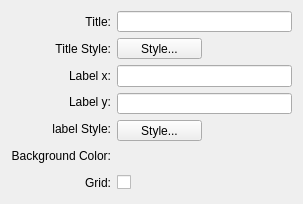
<?xml version="1.0" encoding="UTF-8"?>
<ui version="4.0">
 <class>chartStyleWidgetForm</class>
 <widget class="QWidget" name="chartStyleWidgetForm">
  <property name="geometry">
   <rect>
    <x>0</x>
    <y>0</y>
    <width>293</width>
    <height>204</height>
   </rect>
  </property>
  <property name="windowTitle">
   <string>Form</string>
  </property>
  <layout class="QGridLayout" name="gridLayout_5">
   <item row="0" column="0">
    <layout class="QHBoxLayout" name="horizontalLayout">
     <item>
      <layout class="QGridLayout" name="gridLayout_3">
       <item row="0" column="0">
        <widget class="QLabel" name="chartTitleLabel_2">
         <property name="text">
          <string>Title:</string>
         </property>
         <property name="alignment">
          <set>Qt::AlignRight|Qt::AlignTrailing|Qt::AlignVCenter</set>
         </property>
        </widget>
       </item>
       <item row="1" column="0">
        <widget class="QLabel" name="titleStyleLabel_3">
         <property name="text">
          <string>Title Style:</string>
         </property>
         <property name="alignment">
          <set>Qt::AlignRight|Qt::AlignTrailing|Qt::AlignVCenter</set>
         </property>
        </widget>
       </item>
       <item row="2" column="0">
        <widget class="QLabel" name="labelXLabel_2">
         <property name="text">
          <string>Label x:</string>
         </property>
         <property name="alignment">
          <set>Qt::AlignRight|Qt::AlignTrailing|Qt::AlignVCenter</set>
         </property>
        </widget>
       </item>
       <item row="3" column="0">
        <widget class="QLabel" name="labelYLabel_2">
         <property name="text">
          <string>Label y:</string>
         </property>
         <property name="alignment">
          <set>Qt::AlignRight|Qt::AlignTrailing|Qt::AlignVCenter</set>
         </property>
        </widget>
       </item>
       <item row="4" column="0">
        <widget class="QLabel" name="titleStyleLabel_4">
         <property name="text">
          <string>label Style:</string>
         </property>
         <property name="alignment">
          <set>Qt::AlignRight|Qt::AlignTrailing|Qt::AlignVCenter</set>
         </property>
        </widget>
       </item>
       <item row="5" column="0">
        <widget class="QLabel" name="backgroundLabel_2">
         <property name="text">
          <string>Background Color:</string>
         </property>
         <property name="alignment">
          <set>Qt::AlignRight|Qt::AlignTrailing|Qt::AlignVCenter</set>
         </property>
        </widget>
       </item>
       <item row="6" column="0">
        <widget class="QLabel" name="gridLabel_2">
         <property name="text">
          <string>Grid:</string>
         </property>
         <property name="alignment">
          <set>Qt::AlignRight|Qt::AlignTrailing|Qt::AlignVCenter</set>
         </property>
        </widget>
       </item>
      </layout>
     </item>
     <item>
      <layout class="QGridLayout" name="gridLayout_4">
       <item row="0" column="0" colspan="2">
        <widget class="QLineEdit" name="m_chartTitleLineEdit_2">
         <property name="minimumSize">
          <size>
           <width>175</width>
           <height>20</height>
          </size>
         </property>
         <property name="text">
          <string/>
         </property>
        </widget>
       </item>
       <item row="1" column="0">
        <widget class="QPushButton" name="m_titleStylePushButton_2">
         <property name="minimumSize">
          <size>
           <width>75</width>
           <height>20</height>
          </size>
         </property>
         <property name="text">
          <string>Style...</string>
         </property>
        </widget>
       </item>
       <item row="1" column="1">
        <spacer name="horizontalSpacer_14">
         <property name="orientation">
          <enum>Qt::Horizontal</enum>
         </property>
         <property name="sizeHint" stdset="0">
          <size>
           <width>40</width>
           <height>20</height>
          </size>
         </property>
        </spacer>
       </item>
       <item row="2" column="0" colspan="2">
        <widget class="QLineEdit" name="m_labelXlLineEdit_2">
         <property name="minimumSize">
          <size>
           <width>175</width>
           <height>20</height>
          </size>
         </property>
        </widget>
       </item>
       <item row="3" column="0" colspan="2">
        <widget class="QLineEdit" name="m_labelYlLineEdit_2">
         <property name="minimumSize">
          <size>
           <width>175</width>
           <height>20</height>
          </size>
         </property>
         <property name="text">
          <string/>
         </property>
        </widget>
       </item>
       <item row="4" column="0">
        <widget class="QPushButton" name="m_labelStylePushButton_2">
         <property name="minimumSize">
          <size>
           <width>75</width>
           <height>20</height>
          </size>
         </property>
         <property name="text">
          <string>Style...</string>
         </property>
        </widget>
       </item>
       <item row="4" column="1">
        <spacer name="horizontalSpacer_18">
         <property name="orientation">
          <enum>Qt::Horizontal</enum>
         </property>
         <property name="sizeHint" stdset="0">
          <size>
           <width>40</width>
           <height>20</height>
          </size>
         </property>
        </spacer>
       </item>
       <item row="5" column="0">
        <widget class="QFrame" name="m_colorPickerFrame_2">
         <property name="sizePolicy">
          <sizepolicy hsizetype="Expanding" vsizetype="Preferred">
           <horstretch>0</horstretch>
           <verstretch>0</verstretch>
          </sizepolicy>
         </property>
        </widget>
       </item>
       <item row="5" column="1">
        <spacer name="horizontalSpacer_19">
         <property name="orientation">
          <enum>Qt::Horizontal</enum>
         </property>
         <property name="sizeHint" stdset="0">
          <size>
           <width>40</width>
           <height>20</height>
          </size>
         </property>
        </spacer>
       </item>
       <item row="6" column="0">
        <widget class="QCheckBox" name="m_gridCheckBox_2">
         <property name="text">
          <string/>
         </property>
        </widget>
       </item>
       <item row="6" column="1">
        <spacer name="horizontalSpacer_2">
         <property name="orientation">
          <enum>Qt::Horizontal</enum>
         </property>
         <property name="sizeHint" stdset="0">
          <size>
           <width>40</width>
           <height>20</height>
          </size>
         </property>
        </spacer>
       </item>
      </layout>
     </item>
    </layout>
   </item>
  </layout>
 </widget>
 <resources/>
 <connections/>
</ui>
